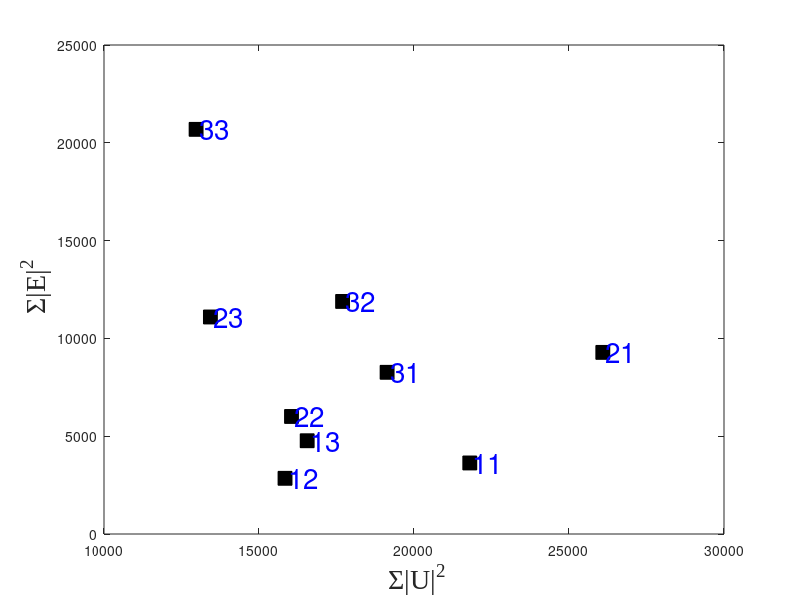
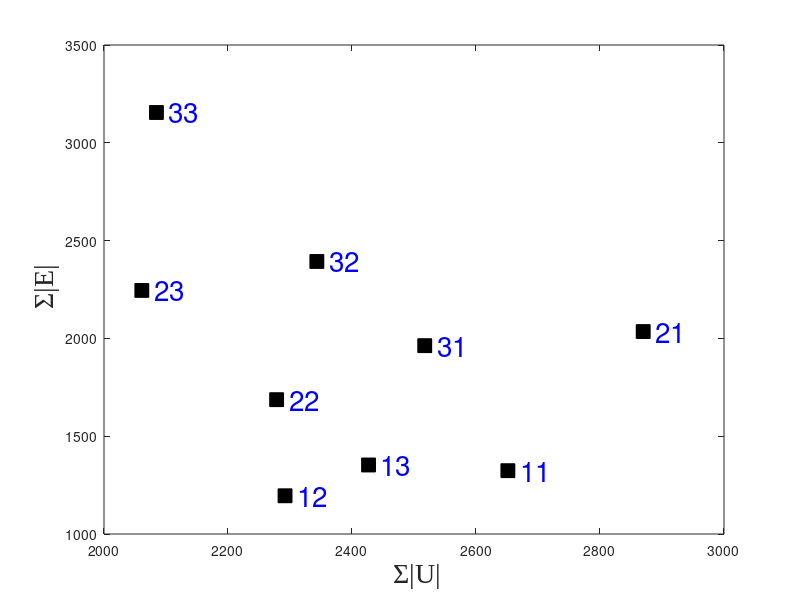

Write MATLAB code to recreate these figures, in order.
 load('11.mat')
load('12.mat')
load('13.mat')
load('21.mat')
load('22.mat')
load('23.mat')
load('31.mat')
load('32.mat')
load('33.mat')



%%

lab=[11,12,13,21,22,23,31,32,33];
% lab=num2str(lab);
u_in=[cin11,cin12,cin13,cin21,cin22,cin23,cin31,cin32,cin33];
err_t=[err11,err12,err13,err21,err22,err23,err31,err32,err33];

fu_in=[fcin11,fcin12,fcin13,fcin21,fcin22,fcin23,fcin31,fcin32,fcin33];
ferr_t=[ferr11,ferr12,ferr13,ferr21,ferr22,ferr23,ferr31,ferr32,ferr33];

% scatter(u_in,err_t,'k')
figure(1)
plot(u_in,err_t,'sk','markerface','k','markersize',10);
xlabel({' \Sigma|U|^2'},'FontSize',20,'FontName','Times New Roman');
ylabel({' \Sigma|E|^2'},'FontSize',20,'FontName','Times New Roman');
for i=1:9
    text(u_in(i)+100,err_t(i)-0,num2str(lab(i)),'fontsize',20,'color','b')
end

figure(2)
plot(fu_in,ferr_t,'sk','markerface','k','markersize',10);
xlabel({' \Sigma|U|'},'FontSize',20,'FontName','Times New Roman');
ylabel({' \Sigma|E|'},'FontSize',20,'FontName','Times New Roman');
for i=1:9
    text(fu_in(i)+20,ferr_t(i)-0,num2str(lab(i)),'fontsize',20,'color','b')
end



